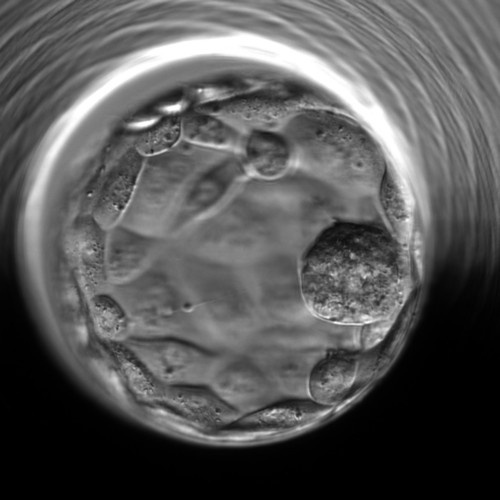
#> input picture Good-Embryo-2.jpg, 500 x 500 px
$ python Histogram.py
#> lines starting #> are read from the running program, lines starting #| are printed output that depends on the picture
""""

import cv2
from matplotlib import pyplot as plt
img = cv2.imread('Good-Embryo.jpg',0)

# alternative way to find histogram of an image
plt.hist(img.ravel(),256,[0,256])
plt.show()


# importing required libraries of opencv
import cv2

# importing library for plotting
from matplotlib import pyplot as plt

# reads an input image
img = cv2.imread('Good-Embryo.jpg',0)

# find frequency of pixels in range 0-255
histr = cv2.calcHist([img],[0],None,[256],[0,256])

# show the plotting graph of an image
plt.plot(histr)
plt.show()

"""

# import Opencv
import cv2

# import Numpy
import numpy as np

# read a image using imread
img = cv2.imread('Good-Embryo-2.jpg', 0)
#> img is the input picture: shape (500, 500); min 0, max 255, mean 86.2

# creating a Histograms Equalization
# of a image using cv2.equalizeHist()
equ = cv2.equalizeHist(img)
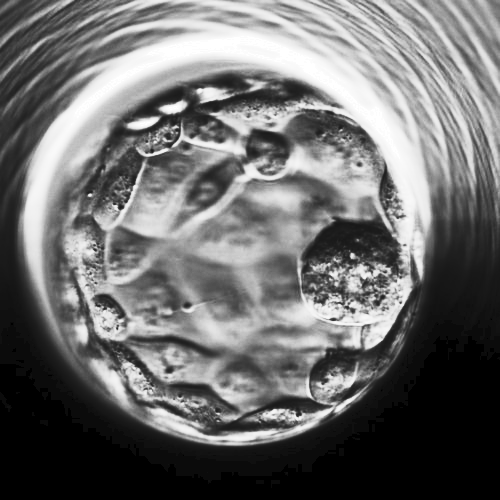
#> equ: shape (500, 500); min 0, max 255, mean 109.5

# stacking images side-by-side
res = np.hstack((img, equ))
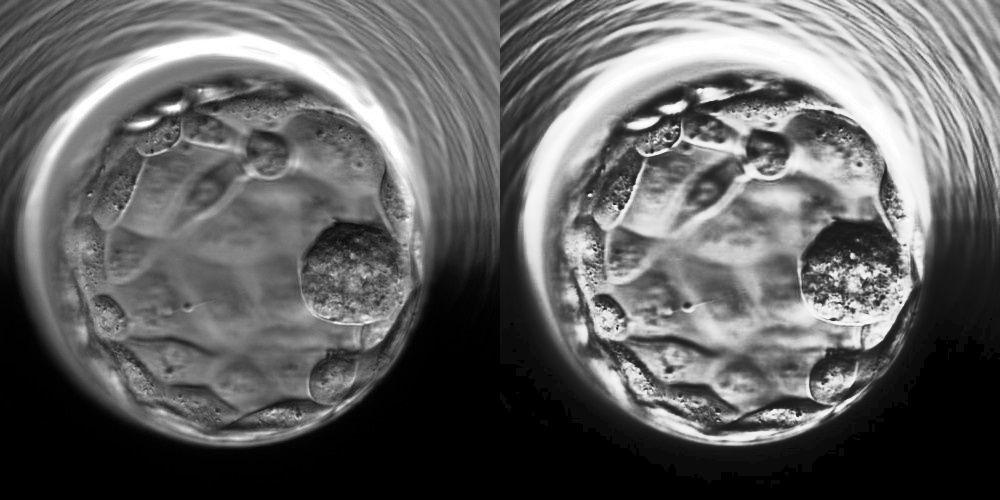
#> res: shape (500, 1000); min 0, max 255, mean 97.8

# show image input vs output
cv2.imshow("Equalized", res)
cv2.imwrite("Histogram-Equalized.jpg",equ)

cv2.waitKey(0)
cv2.destroyAllWindows()

$ run again, with Bad-Embryo.jpg copied over Good-Embryo-2.jpg
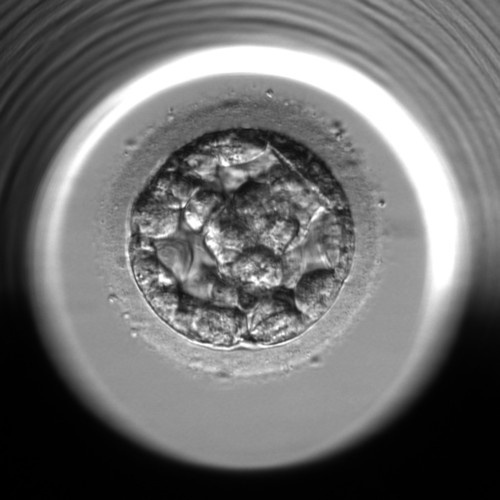
#> input picture Bad-Embryo.jpg, 500 x 500 px
#> img is the input picture: shape (500, 500); min 0, max 255, mean 109.6
#> `equ = cv2.equalizeHist(img)`:
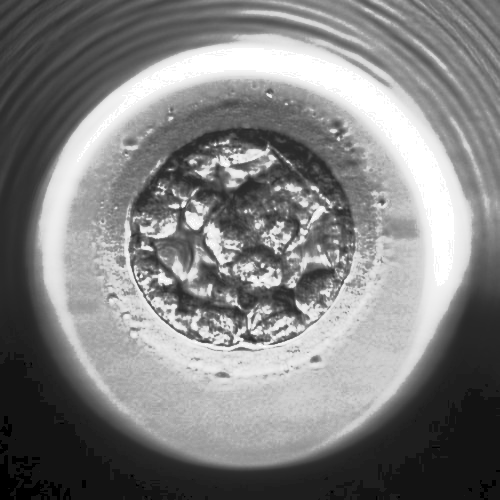
#> equ: shape (500, 500); min 0, max 255, mean 128.5
#> `res = np.hstack((img, equ))`:
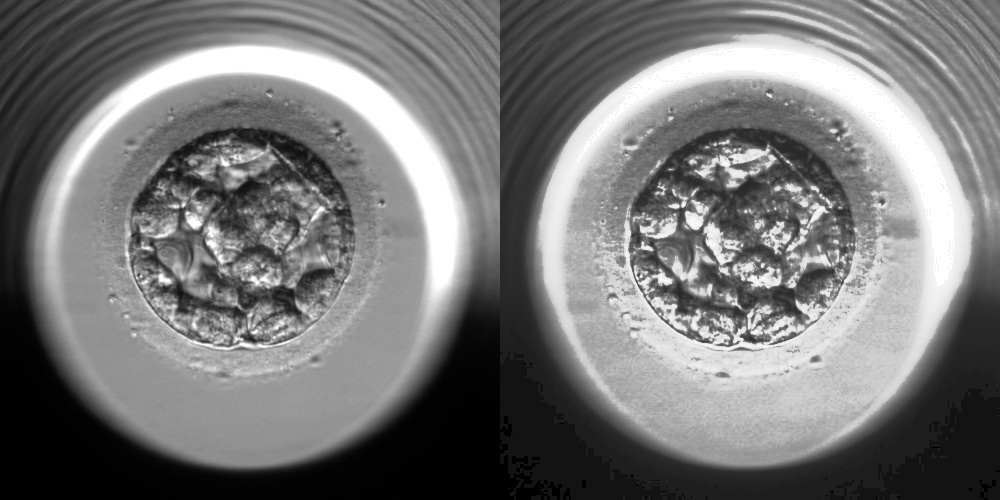
#> res: shape (500, 1000); min 0, max 255, mean 119

$ run again, with Good-3.jpg copied over Good-Embryo-2.jpg
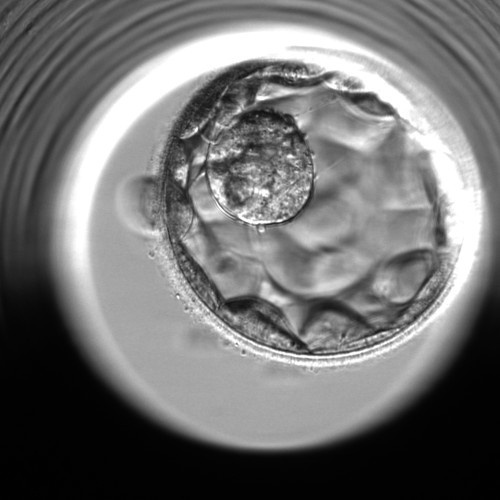
#> input picture Good-3.jpg, 500 x 500 px
#> img is the input picture: shape (500, 500); min 0, max 255, mean 112.1
#> `equ = cv2.equalizeHist(img)`:
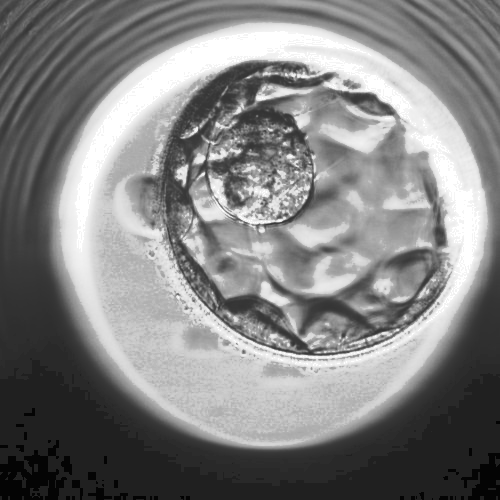
#> equ: shape (500, 500); min 0, max 255, mean 130
#> `res = np.hstack((img, equ))`:
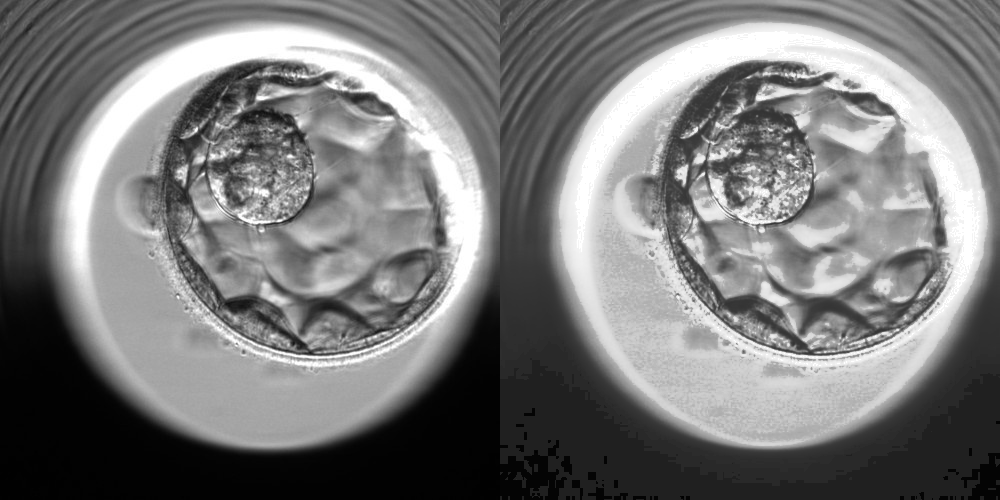
#> res: shape (500, 1000); min 0, max 255, mean 121

$ run again, with Good-Embryo.jpg copied over Good-Embryo-2.jpg
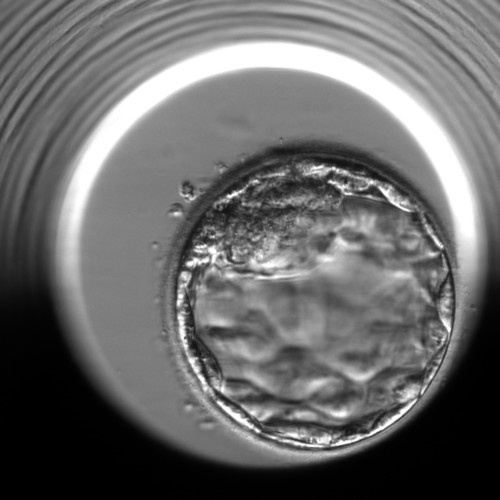
#> input picture Good-Embryo.jpg, 500 x 500 px
#> img is the input picture: shape (500, 500); min 0, max 255, mean 105
#> `equ = cv2.equalizeHist(img)`:
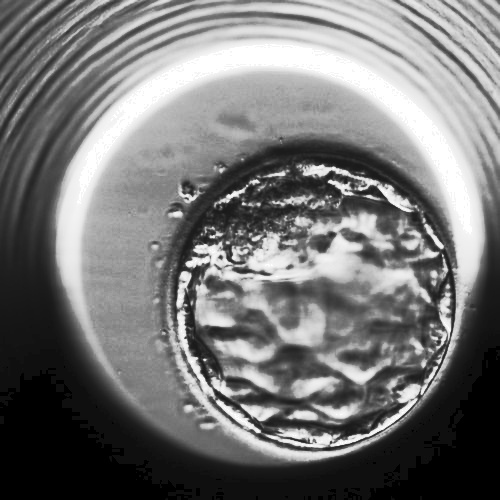
#> equ: shape (500, 500); min 0, max 255, mean 117.9
#> `res = np.hstack((img, equ))`:
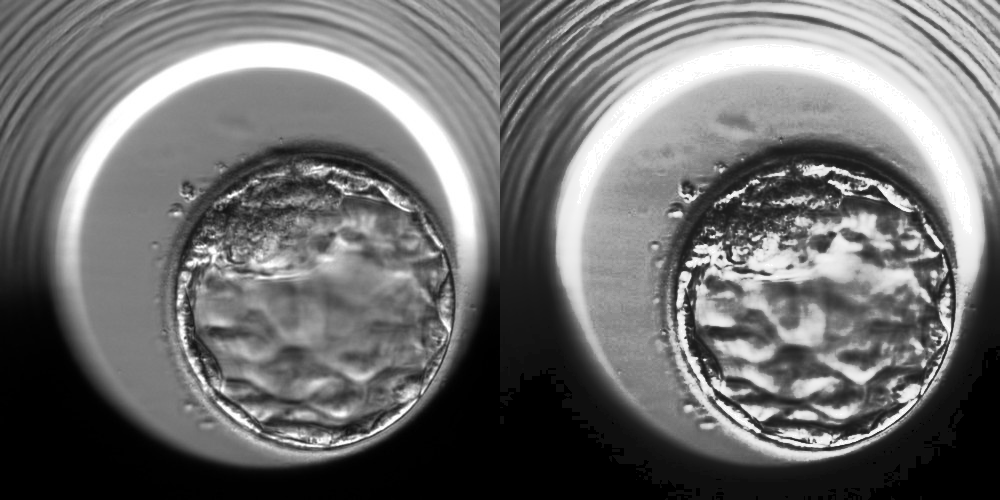
#> res: shape (500, 1000); min 0, max 255, mean 111.5
